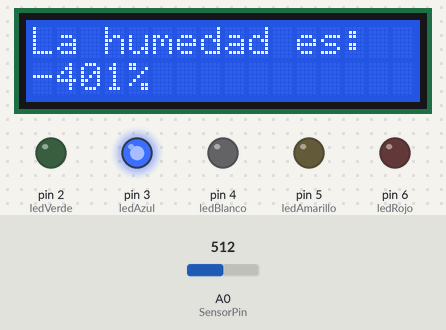
Bench run of a sketch on a simulated Arduino Uno, built with avr-gcc and run on an emulated ATmega328P. Shown: 16×2 character LCD, output pins drawn as LEDs (lit = HIGH). The test bench sets the inputs (shaded band); at power-on: A0 (SensorPin) = 512. What the sketch prints to the serial monitor is not drawn.

Above: at 1.2 s.
1.3 s: A0 (SensorPin) set to 218
At 2.9 s:
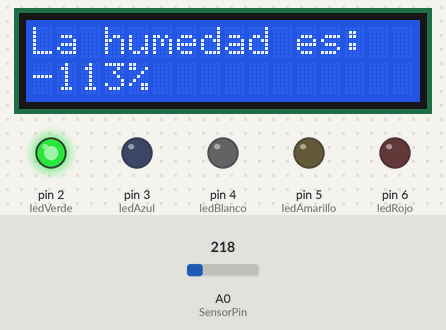
3.6 s: A0 (SensorPin) set to 195
At 4.7 s:
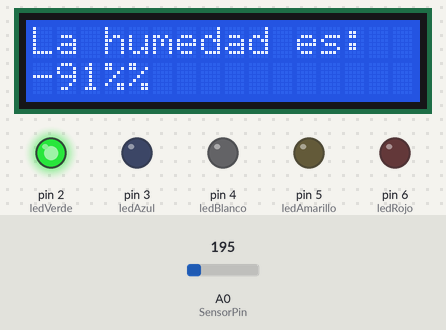
5.6 s: A0 (SensorPin) set to 118
At 6.5 s:
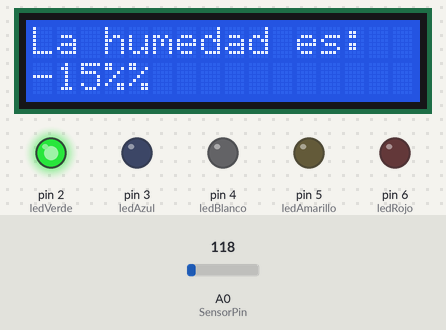
7.7 s: A0 (SensorPin) set to 104
At 9.4 s:
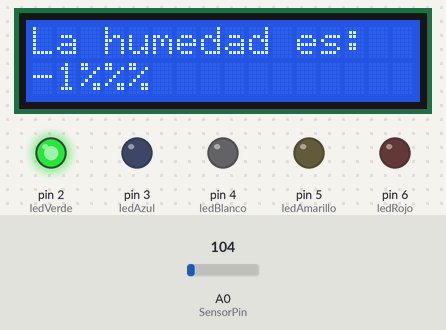
9.7 s: A0 (SensorPin) set to 610
At 11.3 s:
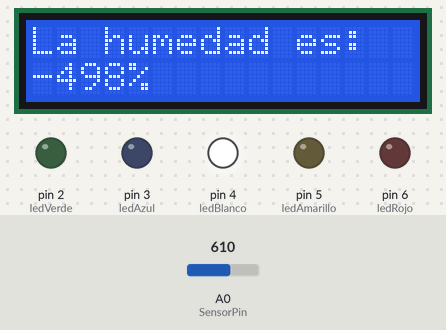
11.7 s: A0 (SensorPin) set to 982
At 13.1 s:
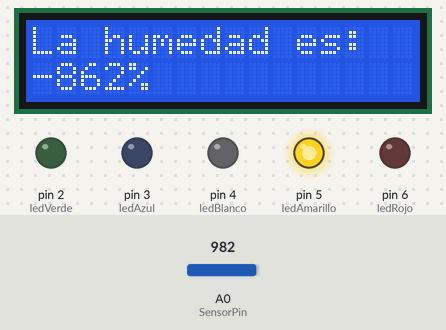
13.8 s: A0 (SensorPin) set to 1013
Timing chart, 0 to 16.8 s (numbered marks = the images above; inputs shaded):
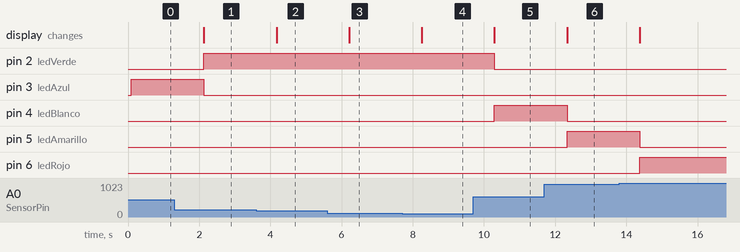

The sketch:

LCD.ino
```cpp
#include <LiquidCrystal_I2C.h>

LiquidCrystal_I2C lcd(0x27, 16, 2);

int ledRojo = 6; // Está Seco
int ledAmarillo = 5; // Menos Seco
int ledBlanco = 4; // Un Poco Humedo
int ledAzul = 3; // Más Humedo
int ledVerde = 2; // En Agua
int SensorPin = A0; // Pin Análogo

// Valores del Sensor
int valorMinimoSensor = 0;
int valorMaximoSensor = 102;
int valorMinimoMapeado = 100;
int valorMaximoMapeado = 0;

// Caracter Personalizado (Gota de Agua)
byte waterDrop[] = {
  B00000,
  B00000,
  B00100,
  B01110,
  B11111,
  B11111,
  B11111,
  B01110
};

void setup() {
  Serial.begin(9600);
  pinMode(ledRojo, OUTPUT);
  pinMode(ledAmarillo, OUTPUT);
  pinMode(ledBlanco, OUTPUT);
  pinMode(ledAzul, OUTPUT);
  pinMode(ledVerde, OUTPUT);

  lcd.init();
  lcd.backlight();
  lcd.createChar(0, waterDrop);
}


void mostrarHumedadLCD(int valor) {
  lcd.setCursor(0, 0);
  lcd.print("La humedad es:");
  lcd.setCursor(0, 1);
  lcd.print(valor);
  lcd.print("%");
  lcd.setCursor(4, 1);
  lcd.write(waterDrop);

}

//
void mostrarHumedadSerial(int valor) {
  Serial.print("La humedad es: ");
  Serial.print(valor);
  Serial.println("%");
}

void controlarLEDS(int humedad) {
  digitalWrite(ledRojo, LOW);
  digitalWrite(ledAmarillo, LOW);
  digitalWrite(ledBlanco, LOW);
  digitalWrite(ledAzul, LOW);
  digitalWrite(ledVerde, LOW);


  if (humedad >= 1000) {
    Serial.println("Esta seco");
    digitalWrite(ledRojo, HIGH);
  } else if (humedad < 1000 && humedad >= 800) {
    Serial.println("Poco humedo");
    digitalWrite(ledAmarillo, HIGH);
  } else if (humedad < 800 && humedad >= 600) {
    Serial.println("Poco humedo");
    digitalWrite(ledBlanco, HIGH);
  } else if (humedad < 600 && humedad >= 400) {
    Serial.println("Está húmedo");
    digitalWrite(ledAzul, HIGH);
  } else if (humedad < 400) {
    Serial.println("Muy humedo");
    digitalWrite(ledVerde, HIGH);
  }
}

void loop() {
  int humedad = analogRead(SensorPin);
  int valorMapeado = map(humedad, valorMinimoSensor, valorMaximoSensor, valorMinimoMapeado, valorMaximoMapeado); // Mapea el valor de humedad a un porcentaje

  Serial.print("Valor mapeado: ");
  Serial.println(humedad);

  mostrarHumedadSerial(valorMapeado);
  mostrarHumedadLCD(valorMapeado);
  controlarLEDS(humedad);
  delay(1000);
}
```

Measured:
- the behaviour switches between 204 and 203 on A0 (SensorPin) (found by bisection; images 1 and 2)
- the behaviour switches between 113 and 112 on A0 (SensorPin) (found by bisection; images 3 and 4)
- after the input at 1.3 s, pin 2 (ledVerde): LOW → HIGH after 0.83 s; pin 3 (ledAzul): HIGH → LOW after 0.83 s; the display: changes after 0.83 s (image 1)
- after the input at 3.6 s, the display: changes after 0.58 s (image 2)
- after the input at 5.6 s, the display: changes after 0.62 s (image 3)
- after the input at 7.7 s, the display: changes after 0.56 s (image 4)
- after the input at 9.7 s, pin 2 (ledVerde): HIGH → LOW after 0.60 s; pin 4 (ledBlanco): LOW → HIGH after 0.60 s; the display: changes after 0.60 s (image 5)
- after the input at 11.7 s, pin 4 (ledBlanco): HIGH → LOW after 0.64 s; pin 5 (ledAmarillo): LOW → HIGH after 0.64 s; the display: changes after 0.64 s (image 6)
- after the input at 13.8 s, pin 5 (ledAmarillo): HIGH → LOW after 0.58 s; pin 6 (ledRojo): LOW → HIGH after 0.58 s
